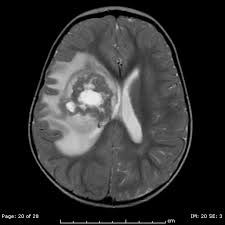
%> input picture Brain_Tumor_Code/Malignant/1.jpg, 225 x 225 px
$ octave testeSegmentacao.m   (GNU Octave 9; MATLAB toolbox functions it lacks are replaced by stand-ins)
%> lines starting %> are read from the running program, lines starting %| are printed output that depends on the picture
### preprocessamento.m
function [ imageFinal ] = preprocessamento( imagem )
    imagemSemCranio = single(removeSkull(imagem,15,20,10)); %remove o cr鈔io da imagem
    imagemSemCranio = medfilt2(passaAlta(imagemSemCranio))+imagemSemCranio;%passa filtros para diminuir ruidos e melhorar a segmenta玢o
    imageFinal = (segmentacao(imagemSemCranio,3)); %processo de thereshold segmentation
end

### testeSegmentacao.m
clc;    % Clear the command window.
close all;  % Close all figures (except those of imtool.)
clear;  % Erase all existing variables. Or clearvars if you want.
workspace;  % Make sure the workspace panel is showing.

grayImage = rgb2gray(imread('Brain_Tumor_Code\Benign\1.jpg'));
%> grayImage: size 225x225 uint8; min 0, max 241, mean 49.9

imgMin = prctile(grayImage(:),35);
%> imgMin = 0
imgMax = prctile(grayImage(:),99.9);
%> imgMax = 232
Bmin = grayImage-imgMin;
Bmax = double(Bmin)/(double(imgMax)-double(imgMin))*255;
normalized = imresize(uint8(Bmax),[256,256]);
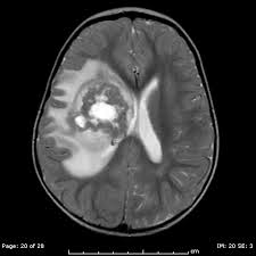
%> normalized: size 256x256 uint8; min 0, max 255, mean 54.9
%> the run ends on the next line

final = preprocessamento(normalized);

$ run again, with Brain_Tumor_Code/Malignant/10.jpg copied over Brain_Tumor_Code/Malignant/1.jpg
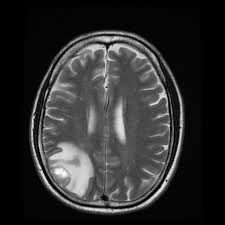
%> input picture Brain_Tumor_Code/Malignant/10.jpg, 225 x 225 px
%> imgMin = 4
%> imgMax = 235
%> `normalized = imresize(uint8(Bmax),[256,256]);`:
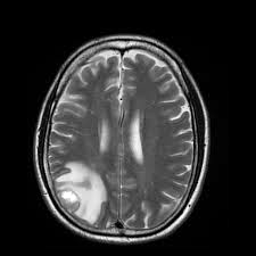
%> normalized: size 256x256 uint8; min 0, max 255, mean 48

$ run again, with Brain_Tumor_Code/Malignant/11.jpg copied over Brain_Tumor_Code/Malignant/1.jpg
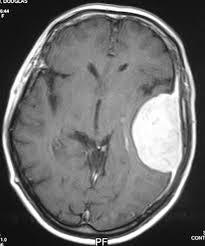
%> input picture Brain_Tumor_Code/Malignant/11.jpg, 205 x 246 px
%> imgMin = 85
%> imgMax = 255
%> `Bmax = double(Bmin)/(double(imgMax)-double(imgMin))*255;`:
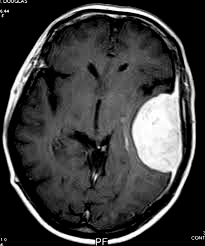
%> Bmax: size 246x205 double; min 0, max 255, mean 60.4
%> `normalized = imresize(uint8(Bmax),[256,256]);`:
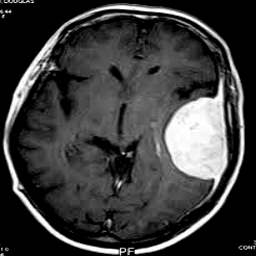
%> normalized: size 256x256 uint8; min 0, max 255, mean 60.6

$ run again, with Brain_Tumor_Code/Malignant/2.jpg copied over Brain_Tumor_Code/Malignant/1.jpg
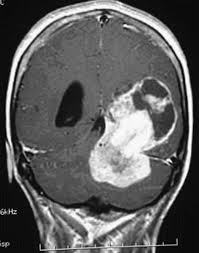
%> input picture Brain_Tumor_Code/Malignant/2.jpg, 199 x 253 px
%> imgMin = 72
%> imgMax = 255
%> `Bmax = double(Bmin)/(double(imgMax)-double(imgMin))*255;`:
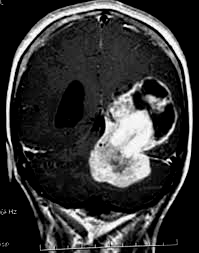
%> Bmax: size 253x199 double; min 0, max 255, mean 54.2
%> `normalized = imresize(uint8(Bmax),[256,256]);`:
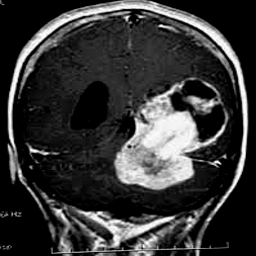
%> normalized: size 256x256 uint8; min 0, max 255, mean 54.3
